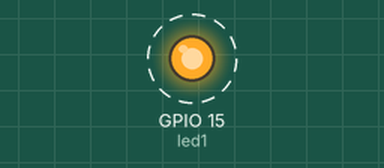
Bench run of a program on a simulated ESP32 board running MicroPython. Shown: output pins drawn as LEDs (lit = HIGH). Dashed ring = blinking. WiFi joins after 1.5 s; the clock reads 2024-03-15 10:24:30 at power-on unless the program sets it; what the program prints to the serial console is not drawn. At 1.8 s the program stops and its outputs stay as they are.

Above: at 0.15 s.
Timing chart, 0 to 3.0 s (numbered marks = the images above):
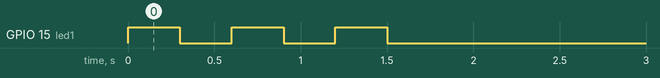

Measured:
- by itself, GPIO 15 (led1): alternates HIGH for 0.30 s and LOW for 0.30 s, 6 changes in all, then stays LOW

The program:

publish.py
```python
#导入Pin模块
from machine import Pin
import time
from machine import Timer
import network
from simple import MQTTClient

#定义LED控制对象
led1=Pin(15,Pin.OUT)

#路由器WIFI账号和密码
ssid="puzhong88"
password="PUZHONG88"

#WIFI连接
def wifi_connect():
    wlan=network.WLAN(network.STA_IF)  #STA模式
    wlan.active(True)  #激活
    start_time=time.time()  #记录时间做超时判断

    if not wlan.isconnected():
        print("conneting to network...")
        wlan.connect(ssid,password)  #输入WIFI账号和密码

        while not wlan.isconnected():
            led1.value(1)
            time.sleep_ms(300)
            led1.value(0)
            time.sleep_ms(300)

            #超时判断,15 秒没连接成功判定为超时
            if time.time()-start_time>150:
                print("WIFI Connect Timeout!")
                break
        return False

    else:
        led1.value(0)
        print("network information:", wlan.ifconfig())
        return True

#发布数据任务
def mqtt_send(tim):
    client.publish(TOPIC, "Hello PRECHIN")

#程序入口
if __name__=="__main__":

    if wifi_connect():
        SERVER="mq.tongxinmao.com"
        PORT=18830
        CLIENT_ID="PZ-ESP32"  #客户端ID
        TOPIC="/public/pz_esp32/1"  #TOPIC名称
        client = MQTTClient(CLIENT_ID, SERVER, PORT)
        client.connect()

        #开启RTOS定时器,周期 1000ms，执行MQTT通信接收任务
        tim = Timer(0)
        tim.init(period=1000, mode=Timer.PERIODIC,callback=mqtt_send)
```
